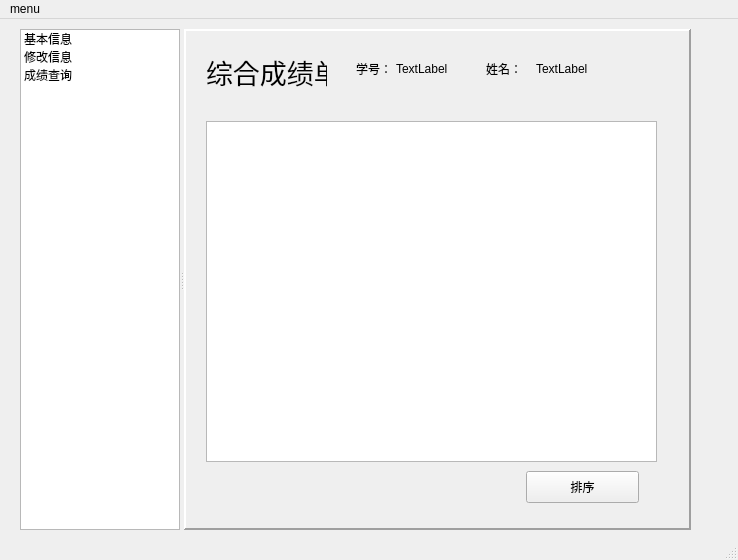
<?xml version="1.0" encoding="UTF-8"?>
<ui version="4.0">
 <class>studentWindow</class>
 <widget class="QMainWindow" name="studentWindow">
  <property name="enabled">
   <bool>true</bool>
  </property>
  <property name="geometry">
   <rect>
    <x>0</x>
    <y>0</y>
    <width>738</width>
    <height>560</height>
   </rect>
  </property>
  <property name="windowTitle">
   <string>MainWindow</string>
  </property>
  <widget class="QWidget" name="centralwidget">
   <widget class="QSplitter" name="splitter">
    <property name="geometry">
     <rect>
      <x>20</x>
      <y>10</y>
      <width>671</width>
      <height>501</height>
     </rect>
    </property>
    <property name="orientation">
     <enum>Qt::Horizontal</enum>
    </property>
    <widget class="QListWidget" name="list">
     <property name="sizePolicy">
      <sizepolicy hsizetype="MinimumExpanding" vsizetype="Expanding">
       <horstretch>0</horstretch>
       <verstretch>0</verstretch>
      </sizepolicy>
     </property>
     <property name="maximumSize">
      <size>
       <width>160</width>
       <height>16777215</height>
      </size>
     </property>
     <item>
      <property name="text">
       <string>基本信息</string>
      </property>
     </item>
     <item>
      <property name="text">
       <string>修改信息</string>
      </property>
     </item>
     <item>
      <property name="text">
       <string>成绩查询</string>
      </property>
     </item>
    </widget>
    <widget class="QStackedWidget" name="stackedWidget">
     <property name="frameShape">
      <enum>QFrame::Panel</enum>
     </property>
     <property name="frameShadow">
      <enum>QFrame::Raised</enum>
     </property>
     <property name="lineWidth">
      <number>2</number>
     </property>
     <property name="currentIndex">
      <number>2</number>
     </property>
     <widget class="QWidget" name="page">
      <property name="enabled">
       <bool>true</bool>
      </property>
      <widget class="QWidget" name="layoutWidget">
       <property name="geometry">
        <rect>
         <x>20</x>
         <y>20</y>
         <width>461</width>
         <height>481</height>
        </rect>
       </property>
       <layout class="QGridLayout" name="gridLayout">
        <item row="0" column="0">
         <widget class="QLabel" name="label">
          <property name="text">
           <string>姓名：</string>
          </property>
         </widget>
        </item>
        <item row="1" column="0">
         <widget class="QLabel" name="label_8">
          <property name="text">
           <string>性别：</string>
          </property>
         </widget>
        </item>
        <item row="2" column="0">
         <widget class="QLabel" name="label_2">
          <property name="text">
           <string>学号：</string>
          </property>
         </widget>
        </item>
        <item row="3" column="0">
         <widget class="QLabel" name="label_3">
          <property name="text">
           <string>院系：</string>
          </property>
         </widget>
        </item>
        <item row="4" column="0">
         <widget class="QLabel" name="label_4">
          <property name="text">
           <string>专业：</string>
          </property>
         </widget>
        </item>
        <item row="5" column="0">
         <widget class="QLabel" name="label_7">
          <property name="text">
           <string>年级：</string>
          </property>
         </widget>
        </item>
        <item row="6" column="0">
         <widget class="QLabel" name="label_5">
          <property name="text">
           <string>班级：</string>
          </property>
         </widget>
        </item>
        <item row="7" column="0">
         <widget class="QLabel" name="label_6">
          <property name="text">
           <string>宿舍：</string>
          </property>
         </widget>
        </item>
        <item row="8" column="0">
         <widget class="QLabel" name="label_9">
          <property name="text">
           <string>籍贯：</string>
          </property>
         </widget>
        </item>
        <item row="9" column="0">
         <widget class="QLabel" name="label_10">
          <property name="text">
           <string>邮箱：</string>
          </property>
         </widget>
        </item>
        <item row="0" column="1" colspan="2">
         <widget class="QLabel" name="lbname">
          <property name="text">
           <string>TextLabel</string>
          </property>
         </widget>
        </item>
        <item row="1" column="1">
         <widget class="QLabel" name="lbsex">
          <property name="text">
           <string>TextLabel</string>
          </property>
         </widget>
        </item>
        <item row="2" column="1" colspan="2">
         <widget class="QLabel" name="lbid">
          <property name="text">
           <string>TextLabel</string>
          </property>
         </widget>
        </item>
        <item row="3" column="1" colspan="2">
         <widget class="QLabel" name="lbschool">
          <property name="text">
           <string>TextLabel</string>
          </property>
         </widget>
        </item>
        <item row="4" column="1" colspan="2">
         <widget class="QLabel" name="lbspecialty">
          <property name="text">
           <string>TextLabel</string>
          </property>
         </widget>
        </item>
        <item row="5" column="1">
         <widget class="QLabel" name="lbgrade">
          <property name="text">
           <string>TextLabel</string>
          </property>
         </widget>
        </item>
        <item row="6" column="1">
         <widget class="QLabel" name="lbclass">
          <property name="text">
           <string>TextLabel</string>
          </property>
         </widget>
        </item>
        <item row="7" column="1">
         <widget class="QLabel" name="lbdom">
          <property name="text">
           <string>TextLabel</string>
          </property>
         </widget>
        </item>
        <item row="8" column="1">
         <widget class="QLabel" name="lbprovince">
          <property name="text">
           <string>TextLabel</string>
          </property>
         </widget>
        </item>
        <item row="9" column="1">
         <widget class="QLabel" name="lbmail">
          <property name="text">
           <string>TextLabel</string>
          </property>
         </widget>
        </item>
       </layout>
      </widget>
     </widget>
     <widget class="QWidget" name="page_2">
      <widget class="QWidget" name="layoutWidget">
       <property name="geometry">
        <rect>
         <x>20</x>
         <y>20</y>
         <width>461</width>
         <height>481</height>
        </rect>
       </property>
       <layout class="QGridLayout" name="gridLayout_2">
        <item row="0" column="0">
         <widget class="QLabel" name="label_21">
          <property name="text">
           <string>姓名：</string>
          </property>
         </widget>
        </item>
        <item row="0" column="1" colspan="2">
         <widget class="QLineEdit" name="lename"/>
        </item>
        <item row="1" column="0">
         <widget class="QLabel" name="label_22">
          <property name="text">
           <string>性别：</string>
          </property>
         </widget>
        </item>
        <item row="1" column="1">
         <widget class="QRadioButton" name="rbman">
          <property name="text">
           <string>男</string>
          </property>
          <attribute name="buttonGroup">
           <string notr="true">buttonGroup</string>
          </attribute>
         </widget>
        </item>
        <item row="1" column="2">
         <widget class="QRadioButton" name="rbwoman">
          <property name="text">
           <string>女</string>
          </property>
          <attribute name="buttonGroup">
           <string notr="true">buttonGroup</string>
          </attribute>
         </widget>
        </item>
        <item row="2" column="0">
         <widget class="QLabel" name="label_23">
          <property name="text">
           <string>学号：</string>
          </property>
         </widget>
        </item>
        <item row="2" column="1" colspan="2">
         <widget class="QLineEdit" name="leid">
          <property name="enabled">
           <bool>false</bool>
          </property>
         </widget>
        </item>
        <item row="3" column="0">
         <widget class="QLabel" name="label_24">
          <property name="text">
           <string>院系：</string>
          </property>
         </widget>
        </item>
        <item row="3" column="1" colspan="2">
         <widget class="QLineEdit" name="leschool"/>
        </item>
        <item row="4" column="0">
         <widget class="QLabel" name="label_25">
          <property name="text">
           <string>专业：</string>
          </property>
         </widget>
        </item>
        <item row="4" column="1" colspan="2">
         <widget class="QLineEdit" name="lespecialty"/>
        </item>
        <item row="5" column="0">
         <widget class="QLabel" name="label_26">
          <property name="text">
           <string>年级：</string>
          </property>
         </widget>
        </item>
        <item row="5" column="1">
         <widget class="QSpinBox" name="sbgrade">
          <property name="maximum">
           <number>3000</number>
          </property>
          <property name="value">
           <number>2013</number>
          </property>
         </widget>
        </item>
        <item row="6" column="0">
         <widget class="QLabel" name="label_27">
          <property name="text">
           <string>班级：</string>
          </property>
         </widget>
        </item>
        <item row="6" column="1">
         <widget class="QSpinBox" name="sbclass">
          <property name="minimum">
           <number>1</number>
          </property>
          <property name="maximum">
           <number>6</number>
          </property>
         </widget>
        </item>
        <item row="7" column="0">
         <widget class="QLabel" name="label_28">
          <property name="text">
           <string>宿舍：</string>
          </property>
         </widget>
        </item>
        <item row="7" column="1" colspan="2">
         <widget class="QLineEdit" name="ledom"/>
        </item>
        <item row="8" column="0">
         <widget class="QLabel" name="label_29">
          <property name="text">
           <string>籍贯：</string>
          </property>
         </widget>
        </item>
        <item row="8" column="1" colspan="2">
         <widget class="QLineEdit" name="leprovince"/>
        </item>
        <item row="9" column="0">
         <widget class="QLabel" name="label_30">
          <property name="text">
           <string>邮箱：</string>
          </property>
         </widget>
        </item>
        <item row="9" column="1" colspan="2">
         <widget class="QLineEdit" name="lemail"/>
        </item>
        <item row="10" column="2">
         <widget class="QPushButton" name="pushButton">
          <property name="text">
           <string>提交修改</string>
          </property>
         </widget>
        </item>
        <item row="10" column="0">
         <widget class="QPushButton" name="pushButton_2">
          <property name="text">
           <string>注销</string>
          </property>
         </widget>
        </item>
       </layout>
      </widget>
     </widget>
     <widget class="QWidget" name="page_3">
      <widget class="QTableView" name="tableView">
       <property name="geometry">
        <rect>
         <x>20</x>
         <y>90</y>
         <width>451</width>
         <height>341</height>
        </rect>
       </property>
      </widget>
      <widget class="QLabel" name="label_11">
       <property name="geometry">
        <rect>
         <x>20</x>
         <y>20</y>
         <width>121</width>
         <height>41</height>
        </rect>
       </property>
       <property name="font">
        <font>
         <pointsize>20</pointsize>
        </font>
       </property>
       <property name="text">
        <string>综合成绩单</string>
       </property>
      </widget>
      <widget class="QLabel" name="label_12">
       <property name="geometry">
        <rect>
         <x>170</x>
         <y>30</y>
         <width>41</width>
         <height>16</height>
        </rect>
       </property>
       <property name="text">
        <string>学号：</string>
       </property>
      </widget>
      <widget class="QLabel" name="lbidgrade">
       <property name="geometry">
        <rect>
         <x>210</x>
         <y>30</y>
         <width>91</width>
         <height>16</height>
        </rect>
       </property>
       <property name="text">
        <string>TextLabel</string>
       </property>
      </widget>
      <widget class="QLabel" name="label_13">
       <property name="geometry">
        <rect>
         <x>300</x>
         <y>30</y>
         <width>61</width>
         <height>16</height>
        </rect>
       </property>
       <property name="text">
        <string>姓名：</string>
       </property>
      </widget>
      <widget class="QLabel" name="lbnamegrade">
       <property name="geometry">
        <rect>
         <x>350</x>
         <y>30</y>
         <width>61</width>
         <height>16</height>
        </rect>
       </property>
       <property name="text">
        <string>TextLabel</string>
       </property>
      </widget>
      <widget class="QPushButton" name="btnsort">
       <property name="geometry">
        <rect>
         <x>340</x>
         <y>440</y>
         <width>113</width>
         <height>32</height>
        </rect>
       </property>
       <property name="text">
        <string>排序</string>
       </property>
      </widget>
     </widget>
    </widget>
   </widget>
  </widget>
  <widget class="QMenuBar" name="menubar">
   <property name="geometry">
    <rect>
     <x>0</x>
     <y>0</y>
     <width>738</width>
     <height>22</height>
    </rect>
   </property>
   <widget class="QMenu" name="menuMenu">
    <property name="title">
     <string>menu</string>
    </property>
    <addaction name="actionExit"/>
   </widget>
   <addaction name="menuMenu"/>
  </widget>
  <widget class="QStatusBar" name="statusbar"/>
  <action name="actionExit">
   <property name="text">
    <string>exit</string>
   </property>
  </action>
  <action name="actionAbout">
   <property name="text">
    <string>about</string>
   </property>
  </action>
 </widget>
 <resources/>
 <connections/>
 <buttongroups>
  <buttongroup name="buttonGroup"/>
 </buttongroups>
</ui>
